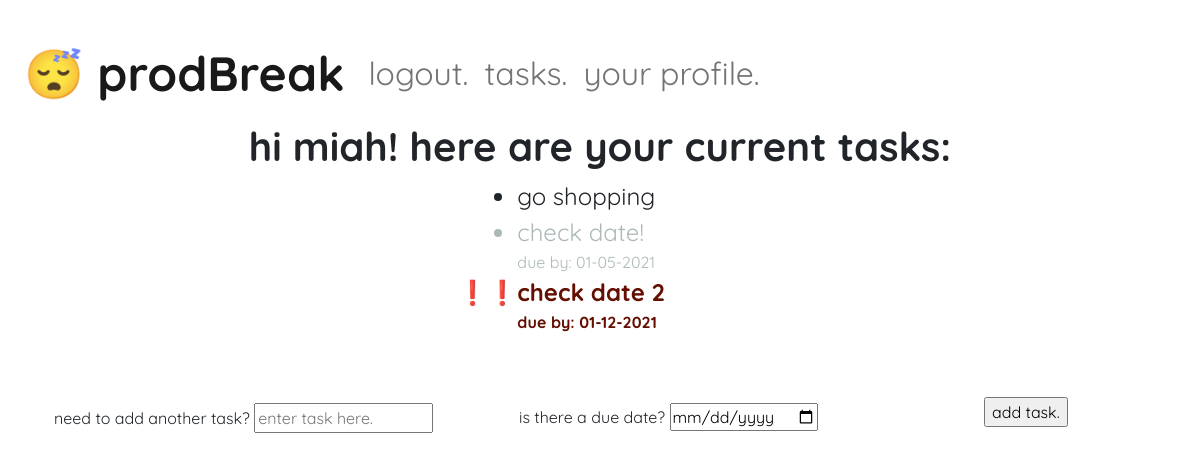
/tasks (signed in), run on an earlier commit of the app's database.
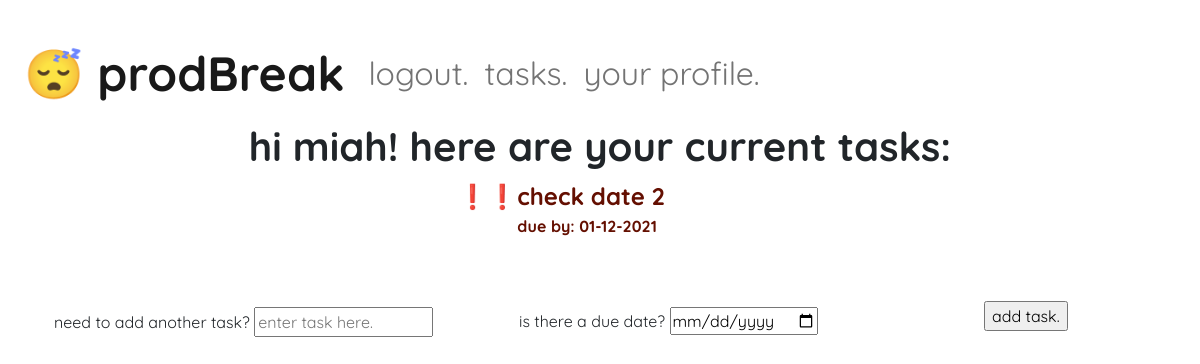
And on a later commit of the database.
### prod_break/models.py (models this page shows, shortened)
class User(db.Model, UserMixin):  # inherits from database model and session manager
    id = db.Column(db.Integer, primary_key=True)
    username = db.Column(db.String(20), unique=True, nullable=False)
    email = db.Column(db.String(120), unique=True, nullable=False)
    image_file = db.Column(db.String(20), nullable=False, default="default.jpg")
    password = db.Column(db.String(60), nullable=False)
    user_tasks = db.relationship("Task", backref="user", lazy=True)  # creates relationship between a user and their tasks

class Task(db.Model):
    id = db.Column(db.Integer, primary_key=True)
    task_name = db.Column(db.String(150), nullable=False)
    due_date = db.Column(db.DateTime, default=None)
    complete = db.Column(db.Boolean, nullable=False, default=False)
    notes = db.Column(db.Text)
    user_id = db.Column(db.Integer, db.ForeignKey("user.id"), nullable=False)

### prod_break/routes.py (the view)
@app.route("/tasks", methods=["GET", "POST"])
@login_required
def task():
    tasks = current_user.user_tasks
    cur_date = date.today()
    return render_template("tasks.html", title=f"{current_user.username}'s tasks.", tasks=tasks, cur_date=cur_date)

### prod_break/models.py (called while the page is built)
@login_manager.user_loader
def load_user(user_id):
    return User.query.get(int(user_id))

### prod_break/templates/tasks.html (shortened to what this page needs)
{% extends "layout.html" %}
{% block content %}
<div class="container-fluid">
    <h1>hi {{ current_user.username }}! here are your current tasks:</h1>
    <div class="d-flex justify-content-center">
        <ul>
            {% if tasks %}
                {% for task in tasks %}
                    {% set late_class = "" %}
                    {% if task.due_date and task.due_date.date() <= cur_date %}
                        {% set late_class = "late" %}
                    {% endif %}
                    {% if task.complete %}
                        {% set complete_class = "complete" %}
                        {% set late_class = "" %}
                    {% else %}
                        {% set complete_class = "incomplete" %}
                    {% endif %}
                <li class="task {{ complete_class }} {{ late_class }} "> {{ task.task_name }}
                </li>
                    {% if task.due_date %}
                        <p class= "due-date {{ late_class }} {{ complete_class }}">due by: {{ task.due_date.strftime("%m-%d-%Y") }}</p>
                    {% endif %}
                {% endfor %}
            {% endif %}
        </ul>
    </div>
    <form method="POST" id="add-task" action="{{ url_for('add_task') }}">
        <div class="row d-flex justify-content-center">
        <div class="col-5">
            <div class="form-group">
            <span class="descriptor">need to add another task?</span>
            <input type="text" name="task-txt" placeholder="enter task here." />
            </div>
        </div>
        <div class="col-5">
            <div class="form-group">
            <span class="descriptor">is there a due date?</span>
            <input type="date" name="task-due" />
            </div>
        </div>
        <div class="col-2">
            <div class="form-group submit-btn">
                <input type="submit" value="add task."/>
            </div>
        </div>
    </div>
    </form>
</div>
{% endblock content %}

### prod_break/templates/layout.html (shortened to what this page needs)
<!DOCTYPE html>
<html>
    <head>
        <link href="https://cdn.jsdelivr.net/npm/bootstrap@5.0.0-beta1/dist/css/bootstrap.min.css" rel="stylesheet">
        <link rel="stylesheet" type="text/css" href="{{ url_for('static', filename='styles.css') }}">
    </head>
    <body>
            <nav class="navbar navbar-expand-md navbar-light">
                <a class="navbar-brand" href="/"> &#x1F634 prodBreak</a>
                <div class="collapse navbar-collapse" id="collapsibleNavbar">
                    <ul class="navbar-nav">
                        {% if current_user.is_authenticated %}
                            {% set class_name = '' %}
                            {% set disabled_bool = 'false' %}
                            <li class="nav-item">
                                <a class="nav-link" href="{{ url_for('logout') }}">logout.</a>
                            </li>
                        {% endif %}
                        <li class="nav-item">
                            <a class="nav-link {{ class_name }}" href="{{ url_for('task') }}" aria-disabled="{{ disabled_bool }}">tasks.</a>
                        </li>
                        <li class="nav-item">
                            <a class="nav-link {{ class_name }}" href="{{ url_for('profile') }}" aria-disabled="{{ disabled_bool }}">your profile.</a>
                        </li>
                    </ul>
                </div>
            </nav>
        <div class="container">
            {% block content %} {% endblock content %}
        </div>
    </body>
</html>

### prod_break/static/styles.css (style rules this page uses)
body { font-family: Quicksand; margin: 2%; }
h1 { font-weight: bold; text-align: center; }
li.nav-item { font-size: 2em; }
li.task { font-size: 1.5em; }
.late { font-weight: bold; color: rgb(100, 15, 1); }
li.late::marker { content: '\2757 \2757'; }
span.descriptor { text-align: justify; }
.due-date { margin: 0%; }
#add-task div { margin-top: 2%; }
a.navbar-brand { font-size: 3em; font-weight: bold; }
.submit-btn { margin-top: 4vh; }

What changed in the data, as far as the page shows it:
removed Task: task_name "go shopping"
removed Task: task_name "check date!", due_date "01-05-2021"
